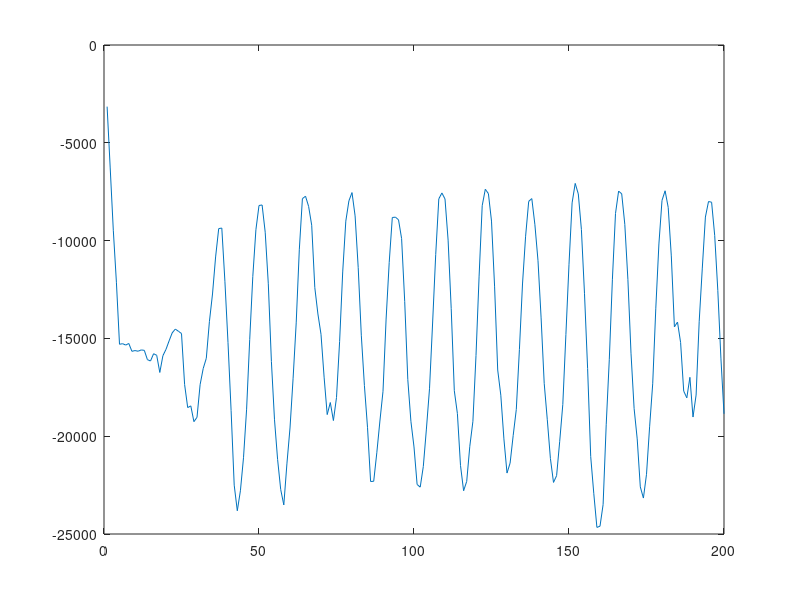

Write MATLAB code to recreate this figure.
arrayofdata=[
    -15753
-15679
-15917
-13293
-15856
-15605
-16029
-15512
-15297
-15668
-15770
-15701
-15615
-17669
-16021
-13908
-16106
-20001
-13382
-14396
-11740
-14057
-19048
-13926
-14984
-24767
-19962
-18609
-17955
-13885
-16419
-15833
-15992
-8580
-6822
-6952
-8589
-15845
-22186
-22501
-24344
-27641
-22384
-17080
-14057
-11928
-9869
-6219
-5153
-7856
-11797
-16831
-19410
-25040
-22728
-21947
-24505
-23345
-14552
-13545
-9231
-10357
-4664
-1482
-12913
-11832
-15181
-20605
-8215
-18115
-22792
-24745
-17523
-12824
-12227
-8506
-6933
-4535
-7631
-10120
-14462
-20148
-21826
-20478
-20804
-28325
-20091
-14544
-12361
-13202
-9854
-5632
-3041
-12280
-13861
-14661
-21709
-23036
-22920
-20426
-24239
-22401
-17767
-13341
-10133
-7425
-4924
-3502
-11840
-11661
-17948
-22401
-24516
-17701
-24929
-24392
-20018
-15535
-11324
-8098
-4106
-2008
-11343
-12423
-15131
-20918
-23258
-17781
-23595
-23868
-18366
-16166
-11155
-8309
-7093
-6151
-7260
-10444
-15000
-16287
-20766
-23985
-19760
-24897
-22405
-19040
-15205
-10349
-6972
-4477
-3349
-10232
-13044
-16074
-20888
-22427
-32760
-22556
-24681
-20582
-16899
-12357
-5814
-4212
-3783
-11180
-13053
-13617
-18347
-22583
-25295
-20848
-25878
-21206
-16513
-13158
-9850
-6553
-4787
-5382
-10692
-14097
-18952
-22917
-4175
-15915
-26504
-20684
-17670
-14328
-10282
-7656
-7087
-4629
-10360
-10453
-16177
-21094
-21948
-24602
]

z_filtered= zeros(size(arrayofdata));
firstinfirstout= zeros(5,1); 
counter=1;
for kk=1:numel(arrayofdata)
    firstinfirstout(counter)= arrayofdata(kk);
    counter=counter+1;
    if (counter >5)
        counter=1;
    end
    arrayofdata(kk)=mean(firstinfirstout);
end
plot (arrayofdata)